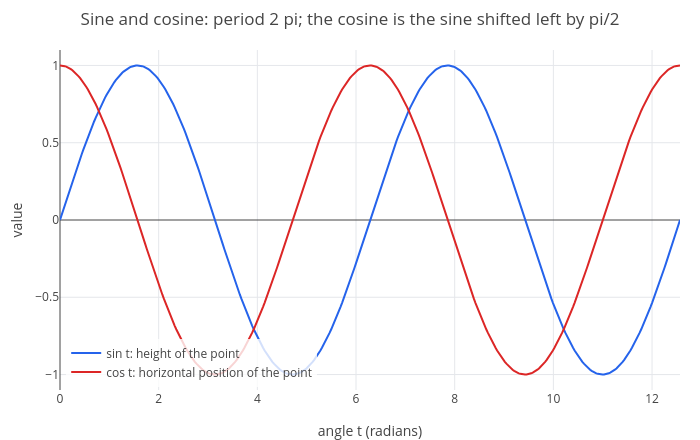

Notebook code cell kept with this figure:
### Markdown cell above
The pattern $\sin 0^\circ, \sin 30^\circ, \sin 45^\circ, \sin 60^\circ, \sin 90^\circ = \frac{\sqrt0}{2},
\frac{\sqrt1}{2}, \frac{\sqrt2}{2}, \frac{\sqrt3}{2}, \frac{\sqrt4}{2}$ is an easy way to remember the main ones. The
cosines are the same list backwards.

## 3. Graphs: period, amplitude and phase

Unrolling the circle gives the familiar waves. As $t$ runs once around the circle, $\sin t$ and $\cos t$ go through
one full wave, so both repeat every $2\pi$: their **period** is $2\pi$.

### Code cell
p = plot(sin(t), cos(t), t, 0, 4*pi);
p = legend(p, "sin t: height of the point", "cos t: horizontal position of the point");
labels(title(p, "Sine and cosine: period 2 pi; the cosine is the sine shifted left by pi/2"), "angle t (radians)", "value")

### Figure 1 — Plotly figure (JSON) as saved in the notebook; plotly's stock layout.template omitted (floating-point values rounded to 4 significant figures; data arrays with more than 128 entries replaced by an {"elided": "..."} marker saying what was removed)
{"data": [{"line": {"color": "#2563eb", "width": 2}, "mode": "lines", "name": "sin t: height of the point", "type": "scatter", "x": {"elided": "402 float values"}, "y": {"elided": "402 float values"}}, {"line": {"color": "#dc2626", "width": 2}, "mode": "lines", "name": "cos t: horizontal position of the point", "type": "scatter", "x": {"elided": "402 float values"}, "y": {"elided": "402 float values"}}], "layout": {"height": 440, "legend": {"bgcolor": "rgba(255,255,255,0.8)", "x": 0.01, "xanchor": "left", "y": 0.01, "yanchor": "bottom"}, "margin": {"b": 50, "l": 60, "r": 20, "t": 50}, "showlegend": true, "title": {"text": "Sine and cosine: period 2 pi; the cosine is the sine shifted left by pi/2"}, "width": 700, "xaxis": {"title": {"text": "angle t (radians)"}, "zeroline": true}, "yaxis": {"range": [-1.1, 1.1], "title": {"text": "value"}, "zeroline": true}}}
